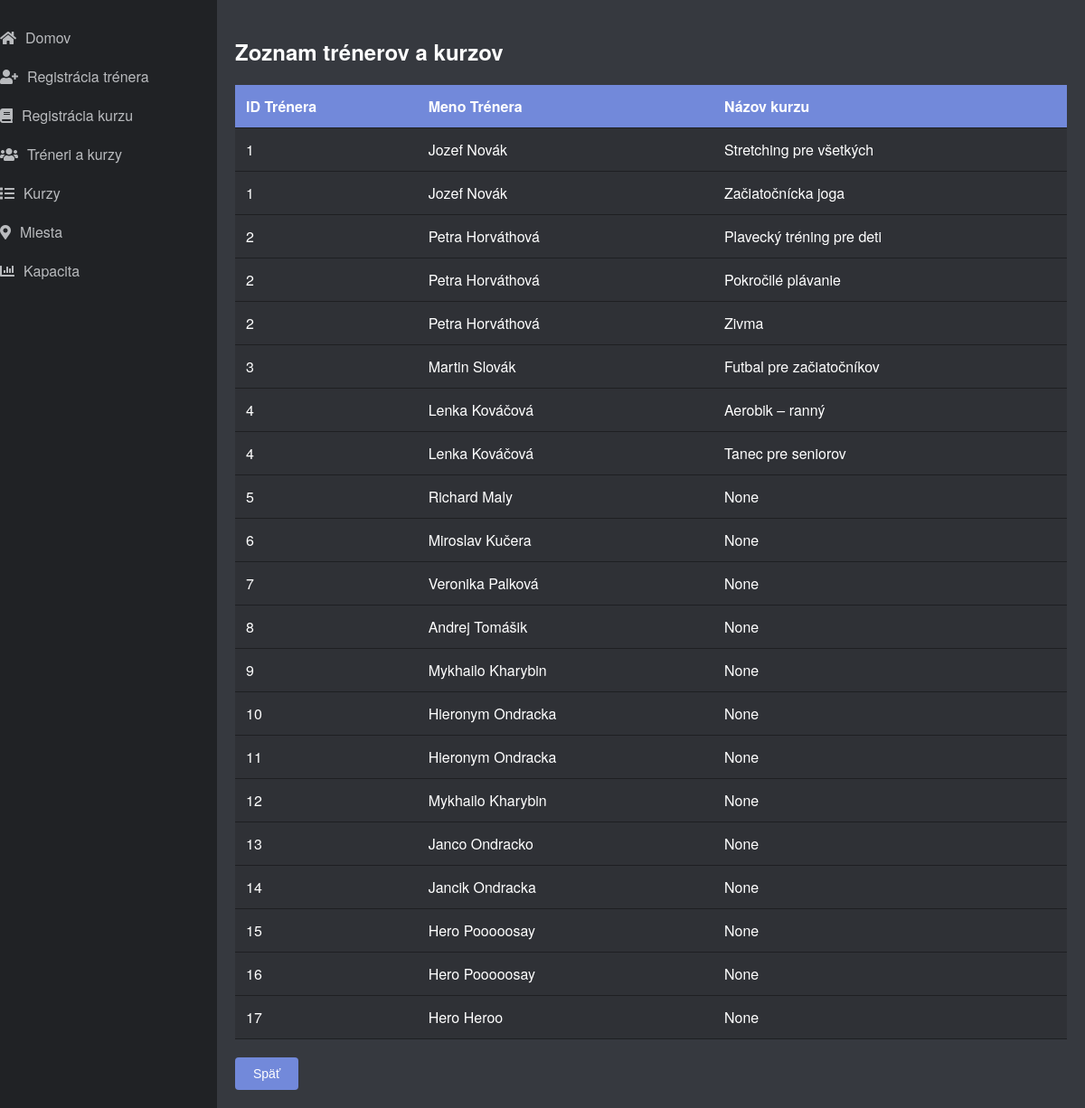
Page /treneri_a_kurz on the committed database.
### app.py (models this page shows, shortened)
class Kurz(db.Model):
    __tablename__ = "Kurzy"
    ID_Kurzu = db.Column(db.Integer, primary_key=True)
    Nazov_kurzu = db.Column(db.String, nullable=False)
    Typ_sportu = db.Column(db.String, nullable=False)
    Max_pocet_ucastnikov = db.Column(db.Integer, nullable=False)
    ID_trenera = db.Column(db.Integer, db.ForeignKey("Treneri.ID_Trenera"), nullable=False)

class Trener(db.Model):
    __tablename__ = "Treneri"
    ID_Trenera = db.Column(db.Integer, primary_key=True)
    Meno = db.Column(db.String, nullable=False)
    Priezvisko = db.Column(db.String, nullable=False)
    Specializacia = db.Column(db.String, nullable=False)
    Telefon = db.Column(db.String, nullable=False)
    Heslo = db.Column(db.String, nullable=False)

### app.py (the view)
@app.route('/treneri_a_kurz')
def zobraz_trenerov_kurz():
    try:
        result = db.session.execute(
            db.text("SELECT * FROM VSETCI_TRENERI_A_ICH_KURZY")
        ).fetchall()
        return render_template('treneri_a_kurz.html', kurzy=result)
    except Exception:
        return redirect(url_for('zobraz_error'))

### templates/treneri_a_kurz.html (shortened to what this page needs)
{% extends "base.html" %}  {% block content %}
<h2>Zoznam trénerov a kurzov</h2>
<table>
  <tr>
    <th>ID Trénera</th>
    <th>Meno Trénera</th>
    <th>Názov kurzu</th>
  </tr>
  {% for trener in kurzy %}
  <tr>
    <td>{{ trener[0] }}</td>
    <td>{{ trener[1] }}</td>
    <td>{{ trener[2] }}</td>
  </tr>
  {% endfor %}
</table>
<a href="{{ url_for('index') }}"><button>Späť</button></a>
{% endblock %}

### templates/base.html (style rules this page uses)
body { margin: 0; background-color: #2f3136; color: #ffffff; font-family: "Helvetica Neue", Arial, sans-serif; display: flex; min-height: 100vh; }
h1, h2 { color: #ffffff; font-weight: 600; }
a { color: #7289da; text-decoration: none; }
button, input[type="submit"] { background-color: #7289da; color: #ffffff; border: none; padding: 10px 20px; border-radius: 4px; font-size: 14px; cursor: pointer; transition: background-color 0.2s; }
table { width: 100%; border-collapse: collapse; margin: 20px 0; background-color: #2f3136; }
th, td { padding: 12px; text-align: left; border-bottom: 1px solid #1e1f22; }
th { background-color: #7289da; color: #ffffff; }

### rows in the picture
Kurz: ID_trenera "1", trener "Jozef Novák", Nazov_kurzu "Stretching pre všetkých"
Kurz: ID_trenera "1", trener "Jozef Novák", Nazov_kurzu "Začiatočnícka joga"
Kurz: ID_trenera "2", trener "Petra Horváthová", Nazov_kurzu "Plavecký tréning pre deti"
Kurz: ID_trenera "2", trener "Petra Horváthová", Nazov_kurzu "Pokročilé plávanie"
Kurz: ID_trenera "2", trener "Petra Horváthová", Nazov_kurzu "Zivma"
Kurz: ID_trenera "3", trener "Martin Slovák", Nazov_kurzu "Futbal pre začiatočníkov"
Kurz: ID_trenera "4", trener "Lenka Kováčová", Nazov_kurzu "Aerobik – ranný"
Kurz: ID_trenera "4", trener "Lenka Kováčová", Nazov_kurzu "Tanec pre seniorov"

### other values in the picture
{{ trener[0] }} "5" "6" "7" "8" "9" "10" "11" "12" "13" "14" "15" "16" "17"
{{ trener[1] }} "Richard Maly" "Miroslav Kučera" "Veronika Palková" "Andrej Tomášik" "Mykhailo Kharybin" "Hieronym Ondracka" "Hieronym Ondracka" "Mykhailo Kharybin" "Janco Ondracko" "Jancik Ondracka" "Hero Pooooosay" "Hero Pooooosay" "Hero Heroo"
{{ trener[2] }} "None" "None" "None" "None" "None" "None" "None" "None" "None" "None" "None" "None" "None"
